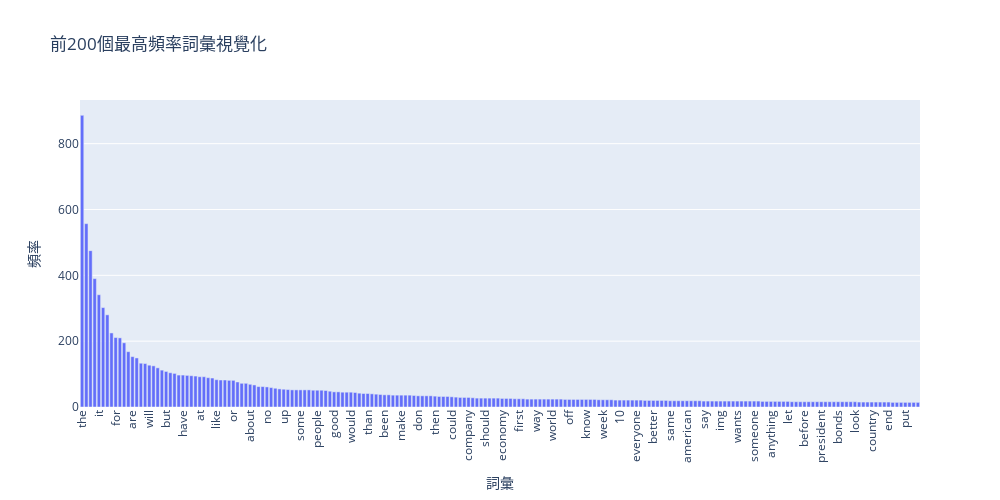

The code cell stored with this chart in its notebook:
### Code cell
# Answer here
# 只顯示前200個最高頻率的詞彙
top_200_indices = np.argsort(term_frequencies)[-200:][::-1]
top_200_terms = count_vect.get_feature_names_out()[top_200_indices]
top_200_values = term_frequencies[top_200_indices]

# 準備前200高頻詞彙資料
df_top_200 = pd.DataFrame({
    'terms': top_200_terms,
    'frequency': top_200_values
})

print(f"顯示前200個最高頻率的詞彙")

# 建立前200高頻詞彙視覺化
fig_top_200 = px.bar(df_top_200, 
                     x='terms', 
                     y='frequency',
                     title='前200個最高頻率詞彙視覺化',
                     labels={'terms': '詞彙', 'frequency': '頻率'},
                     hover_data={'frequency': True})

fig_top_200.update_layout(
    width=1000,
    height=500,
    xaxis_tickangle=-90,
    showlegend=False
)

fig_top_200.show()

### Figure 1 — Plotly figure (JSON) as saved in the notebook; plotly's stock layout.template omitted (floating-point values rounded to 4 significant figures; data arrays with more than 128 entries replaced by an {"elided": "..."} marker saying what was removed)
{"data": [{"hovertemplate": "詞彙=%{x}<br>頻率=%{y}<extra></extra>", "legendgroup": "", "marker": {"color": "#636efa", "pattern": {"shape": ""}}, "name": "", "orientation": "v", "showlegend": false, "textposition": "auto", "type": "bar", "x": {"elided": "200 str values"}, "xaxis": "x", "y": {"elided": "200 int values"}, "yaxis": "y"}], "layout": {"barmode": "relative", "height": 500, "legend": {"tracegroupgap": 0}, "showlegend": false, "title": {"text": "前200個最高頻率詞彙視覺化"}, "width": 1000, "xaxis": {"anchor": "y", "domain": [0, 1], "tickangle": -90, "title": {"text": "詞彙"}}, "yaxis": {"anchor": "x", "domain": [0, 1], "title": {"text": "頻率"}}}}
